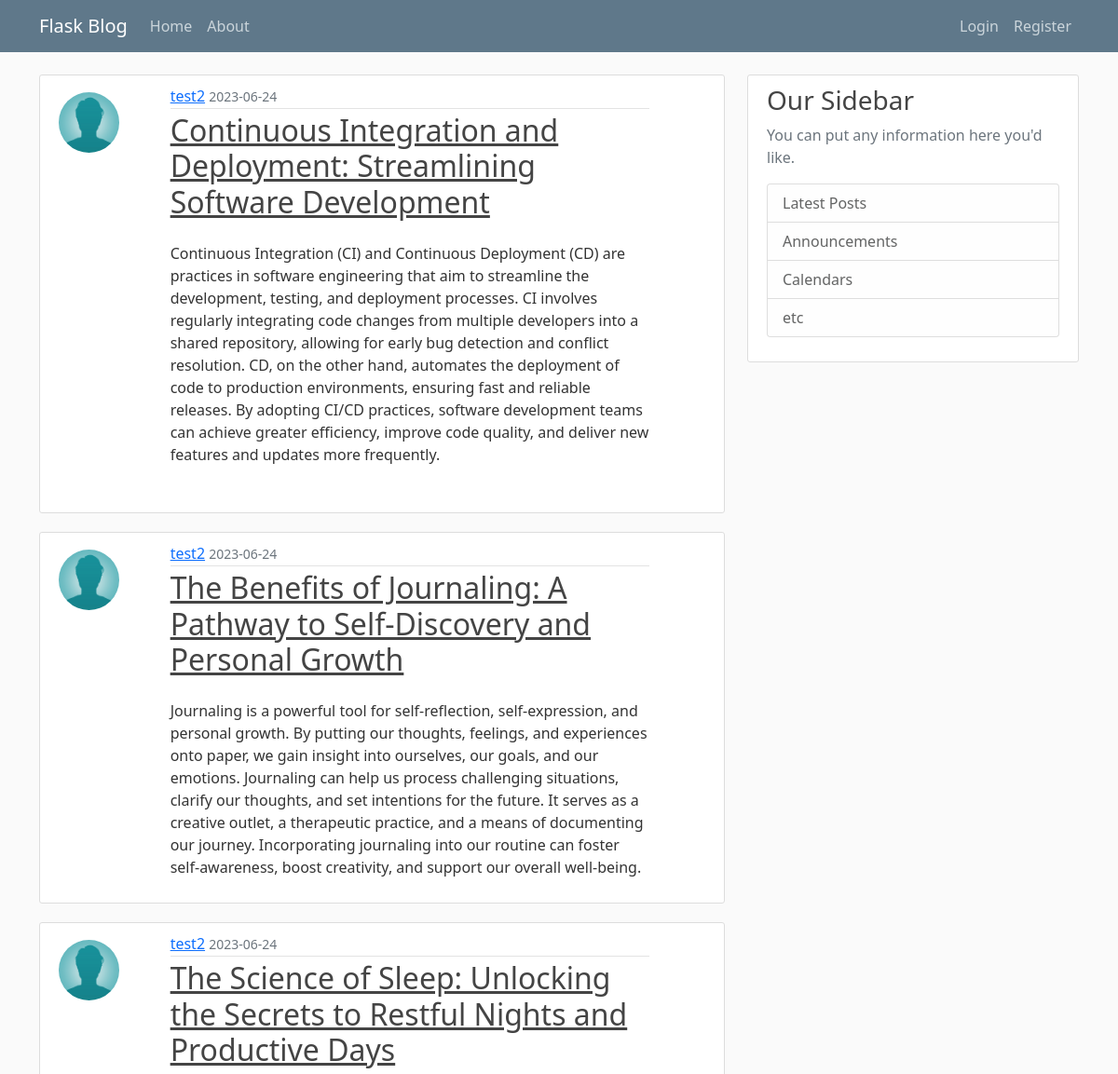
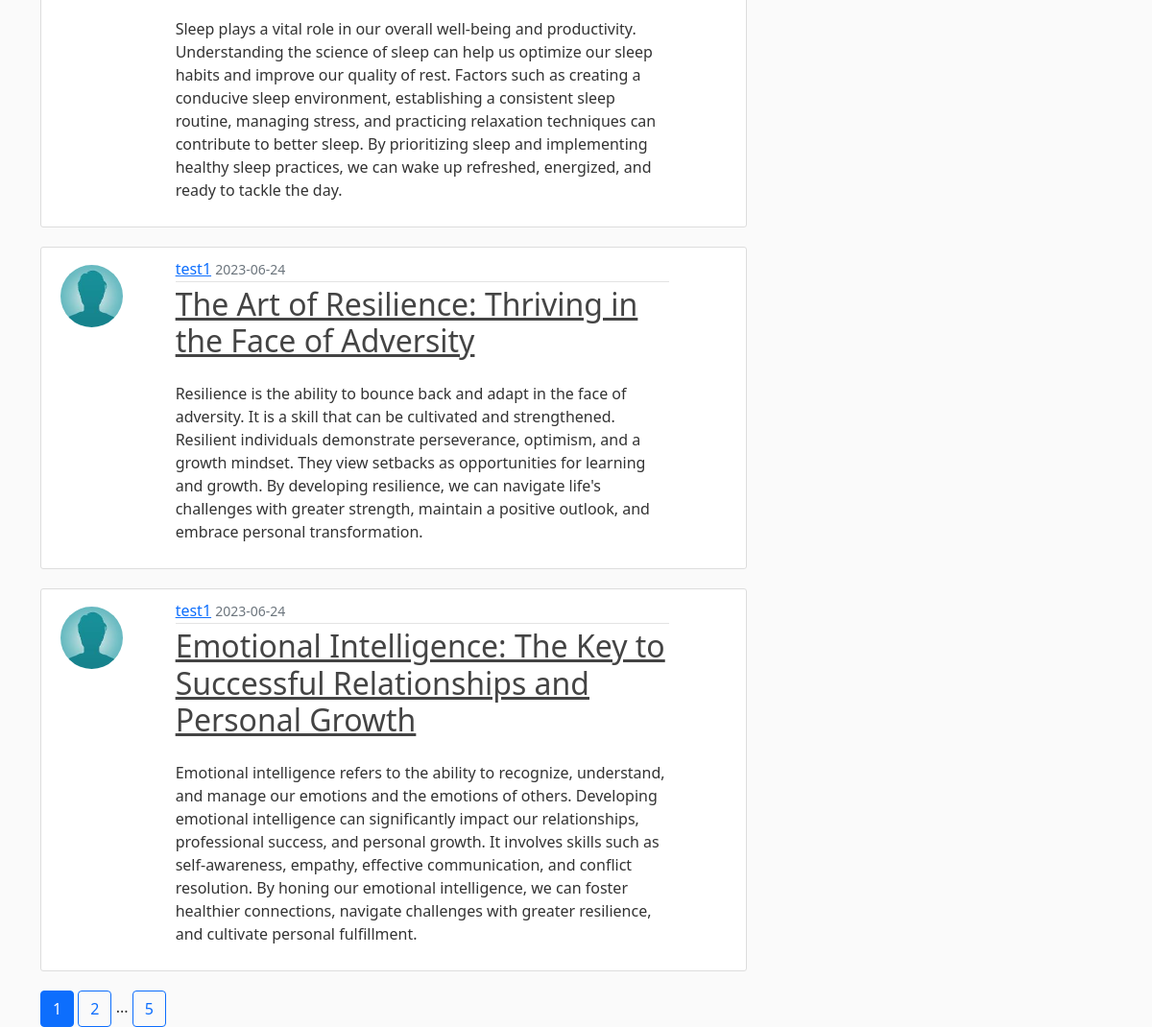
The page /home on the database its author committed (2 pictures, top to bottom).
### on_blog/models.py (models this page shows, shortened)
class Post(db.Model):
    id = db.Column(db.Integer, primary_key=True)
    title = db.Column(db.String(100), nullable=False)
    time = db.Column(db.DateTime, nullable = False, default = datetime.utcnow)
    content = db.Column(db.Text, nullable = False)
    user_id = db.Column(db.Integer, db.ForeignKey('user.id'), nullable = False)

class User(db.Model, UserMixin):
    id = db.Column(db.Integer, primary_key=True)
    username = db.Column(db.String(20), unique=True, nullable=False)
    email = db.Column(db.String(100), unique=True, nullable=False)
    image_file = db.Column(db.String(20), nullable=False, default='default.jpeg')
    password = db.Column(db.String(60), nullable = False)
    posts = db.relationship("Post", backref = "author", lazy = True)

### on_blog/main/routes.py (the view)
@main.route("/")
@main.route("/home")
def home():
    page_no = request.args.get('page', default=1, type=int)
    posts = Post.query.order_by(Post.time.desc()).paginate(per_page=5, page=page_no)
    return render_template("home.html", posts=posts, title="Home Page")

### on_blog/templates/home.html
{% extends "layout.html" %}
{% block content %}
{% for post in posts.items %}
<article class="content-section">
    <div class="row">
        <div class='col-sm-4 col-lg-2'>
            <img class="rounded-circle article-img align-items-start mt-2"
                 src="{{ url_for('static', filename='profile_pics/' + post.author.image_file) }}">
        </div>
        <div class='col-sm-8 col-lg-9'>
            <div class="media-body">
                <div class="article-metadata">
                    <a class="mr-2" href="{{url_for('posts.user_posts', username=post.author.username)}}">{{ post.author.username }}</a>
                    <small class="text-muted">{{ post.time.strftime('%Y-%m-%d') }}</small>
                </div>
                <h2><a class="article-title" href="{{url_for('posts.post', post_id = post.id)}}">{{ post.title }}</a></h2>
                <p class="article-content mt-4 ">{{ post.content }}</p>
            </div>
        </div>
    </div>
</article>
{% endfor %}
{% for page_num in posts.iter_pages(left_edge=1, left_current=1, right_current=1, right_edge=1) %}
    {% if page_num %}
        {% if page_num==posts.page %}
            <a class="btn btn-primary" href="{{url_for('main.home', page=page_num)}}">{{page_num}}</a>
        {% else %}
            <a class="btn  btn-outline-primary" href="{{url_for('main.home', page=page_num)}}">{{page_num}}</a>
        {% endif %}
    {% else %}
       ...
    {% endif %}
{% endfor %}
{% endblock content %}

### on_blog/templates/layout.html (shortened to what this page needs)
<!DOCTYPE html>
<html>
    <head>
        <link href="https://cdn.jsdelivr.net/npm/bootstrap@5.0.2/dist/css/bootstrap.min.css" rel="stylesheet">
        <link rel="stylesheet" href="{{url_for('static', filename='main.css')}}">
    </head>
    <header class="site-header">
        <nav class="navbar navbar-expand-md navbar-dark bg-steel fixed-top">
          <div class="container">
            <a class="navbar-brand mr-4" href="{{ url_for('main.home')}}">Flask Blog</a>
            <div class="collapse navbar-collapse" id="navbarToggle">
              <div class="navbar-nav me-auto">
                <a class="nav-item nav-link" href="{{ url_for('main.home')}}">Home</a>
                <a class="nav-item nav-link" href="{{ url_for('main.about')}}">About</a>
              </div>
              <span class="navbar-nav ms-auto">
                  {% if current_user.is_authenticated %}
                    <a class="nav-item nav-link" href="{{ url_for('posts.new_post')}}"> Add Post </a>
                    <a class="nav-item nav-link" href="{{ url_for('users.account')}}">Account </a>
                    <a class="nav-item nav-link" href="{{ url_for('users.logout')}}">Logout </a>
                  {% else %}
                    <a class="nav-item nav-link" href="{{ url_for('users.login')}}">Login</a>
                    <a class="nav-item nav-link" href="{{ url_for('users.register')}}">Register</a>
                  {% endif %}
              </span>
            </div>
          </div>
        </nav>
      </header>
      <main role="main" class="container">
        <div class="row">
          <div class="col-md-8">
            {% block content %}{% endblock %}
          </div>
          <div class="col-md-4">
            <div class="content-section">
              <h3>Our Sidebar</h3>
              <p class='text-muted'>You can put any information here you'd like.
                <ul class="list-group">
                  <li class="list-group-item list-group-item-light">Latest Posts</li>
                  <li class="list-group-item list-group-item-light">Announcements</li>
                  <li class="list-group-item list-group-item-light">Calendars</li>
                  <li class="list-group-item list-group-item-light">etc</li>
                </ul>
              </p>
            </div>
          </div>
        </div>
      </main>
    <body>
    </body>
</html>

### on_blog/static/main.css (style rules this page uses)
body { background: #fafafa; color: #333333; margin-top: 5rem; }
h1, h2, h3, h4, h5, h6 { color: #444444; }
.bg-steel { background-color: #5f788a; }
.site-header .navbar-nav .nav-link { color: #cbd5db; }
.content-section { background: #ffffff; padding: 10px 20px; border: 1px solid #dddddd; border-radius: 3px; margin-bottom: 20px; }
.article-title { color: #444444; }
.article-content { white-space: pre-line; }
.article-img { height: 65px; width: 65px; margin-right: 16px; }
.article-metadata { padding-bottom: 1px; margin-bottom: 4px; border-bottom: 1px solid #e3e3e3 }

### rows shown on the page
Post: image_file (placeholder picture), author.username "test2", time "2023-06-24", title "Continuous Integration and Deployment: Streamlining Software Development", content "Continuous Integration (CI) and Continuous Deployment (CD) are practices in software engineering that aim to streamline the development, testing, and deployment processes. CI involves regularly integrating code changes from multiple developers into a shared repository, allowing for early bug detection and conflict resolution. CD, on the other hand, automates the deployment of code to production environments, ensuring fast and reliable releases. By adopting CI/CD practices, software development teams can achieve greater efficiency, improve code quality, and deliver new features and updates more frequently."
Post: image_file (placeholder picture), author.username "test2", time "2023-06-24", title "The Benefits of Journaling: A Pathway to Self-Discovery and Personal Growth", content "Journaling is a powerful tool for self-reflection, self-expression, and personal growth. By putting our thoughts, feelings, and experiences onto paper, we gain insight into ourselves, our goals, and our emotions. Journaling can help us process challenging situations, clarify our thoughts, and set intentions for the future. It serves as a creative outlet, a therapeutic practice, and a means of documenting our journey. Incorporating journaling into our routine can foster self-awareness, boost creativity, and support our overall well-being."
Post: image_file (placeholder picture), author.username "test2", time "2023-06-24", title "The Science of Sleep: Unlocking the Secrets to Restful Nights and Productive Days", content "Sleep plays a vital role in our overall well-being and productivity. Understanding the science of sleep can help us optimize our sleep habits and improve our quality of rest. Factors such as creating a conducive sleep environment, establishing a consistent sleep routine, managing stress, and practicing relaxation techniques can contribute to better sleep. By prioritizing sleep and implementing healthy sleep practices, we can wake up refreshed, energized, and ready to tackle the day."
Post: image_file (picture), author.username "test1", time "2023-06-24", title "The Art of Resilience: Thriving in the Face of Adversity", content "Resilience is the ability to bounce back and adapt in the face of adversity. It is a skill that can be cultivated and strengthened. Resilient individuals demonstrate perseverance, optimism, and a growth mindset. They view setbacks as opportunities for learning and growth. By developing resilience, we can navigate life's challenges with greater strength, maintain a positive outlook, and embrace personal transformation."
Post: image_file (picture), author.username "test1", time "2023-06-24", title "Emotional Intelligence: The Key to Successful Relationships and Personal Growth", content "Emotional intelligence refers to the ability to recognize, understand, and manage our emotions and the emotions of others. Developing emotional intelligence can significantly impact our relationships, professional success, and personal growth. It involves skills such as self-awareness, empathy, effective communication, and conflict resolution. By honing our emotional intelligence, we can foster healthier connections, navigate challenges with greater resilience, and cultivate personal fulfillment."

### other values the page prints
{{ page_num }} "1"
{{ page_num }} "2" "5"
